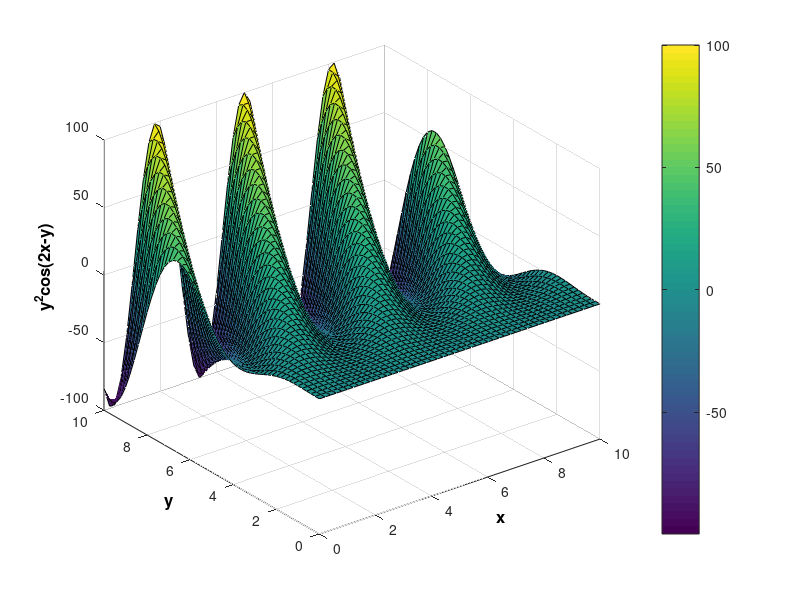

Here is the MATLAB script that generated this plot: (Note: this script raises an error after producing the figure.)
clear all 
close all 
clc 

x = 0:0.2:10;  %the range of x values
y = x;         %the range of y values

[X,Y] = meshgrid(x,y);  %this generates the actual grid of x and y values

C = cos(X.*2 - Y);
F = Y.^2.*C;       %the function we are plotting

figure(1) 
surf(X,Y,F)        %surface plotting function

xlabel('x','Fontsize',12,'FontWeight','bold','color','k')
ylabel('y','Fontsize',12,'FontWeight','bold','color','k')
zlabel('{y^2}cos(2x-y)','Fontsize',12,'FontWeight','bold','color','k')

a = colorbar;
a.Label.String = 'Elevation';